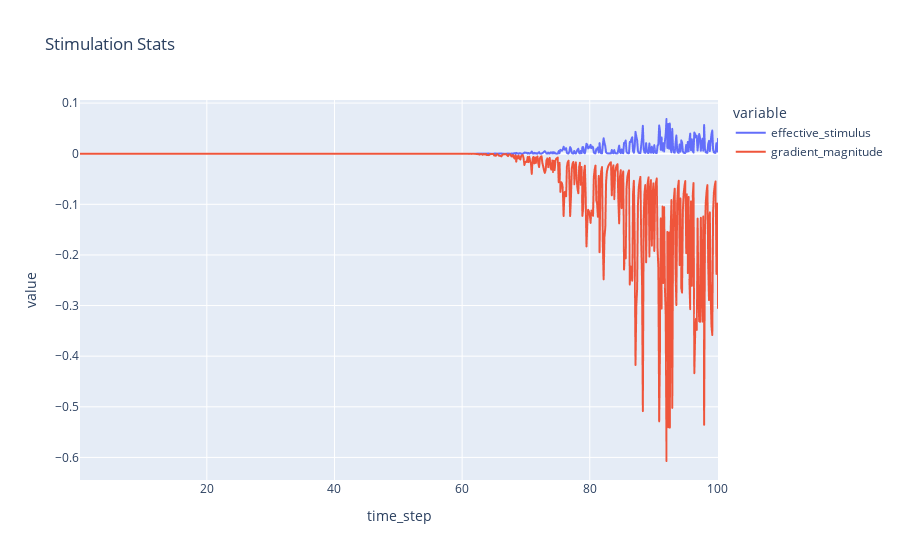

Notebook source saved alongside this figure:
### Code cell
px.line(df, x = "time_step", y = ["effective_stimulus", "gradient_magnitude"], title = "Stimulation Statsistics")

### Figure 1 — Plotly figure (JSON) as saved in the notebook; plotly's stock layout.template omitted (floating-point values rounded to 4 significant figures; data arrays with more than 128 entries replaced by an {"elided": "..."} marker saying what was removed)
{"data": [{"hovertemplate": "variable=effective_stimulus<br>time_step=%{x}<br>value=%{y}<extra></extra>", "legendgroup": "effective_stimulus", "line": {"color": "#636efa", "dash": "solid"}, "marker": {"symbol": "circle"}, "mode": "lines", "name": "effective_stimulus", "showlegend": true, "type": "scattergl", "x": {"elided": "782 float values"}, "xaxis": "x", "y": {"elided": "782 float values"}, "yaxis": "y"}, {"hovertemplate": "variable=gradient_magnitude<br>time_step=%{x}<br>value=%{y}<extra></extra>", "legendgroup": "gradient_magnitude", "line": {"color": "#EF553B", "dash": "solid"}, "marker": {"symbol": "circle"}, "mode": "lines", "name": "gradient_magnitude", "showlegend": true, "type": "scattergl", "x": {"elided": "782 float values"}, "xaxis": "x", "y": {"elided": "782 float values"}, "yaxis": "y"}], "layout": {"legend": {"title": {"text": "variable"}, "tracegroupgap": 0}, "title": {"text": "Stimulation Stats"}, "xaxis": {"anchor": "y", "domain": [0, 1], "title": {"text": "time_step"}}, "yaxis": {"anchor": "x", "domain": [0, 1], "title": {"text": "value"}}}}
